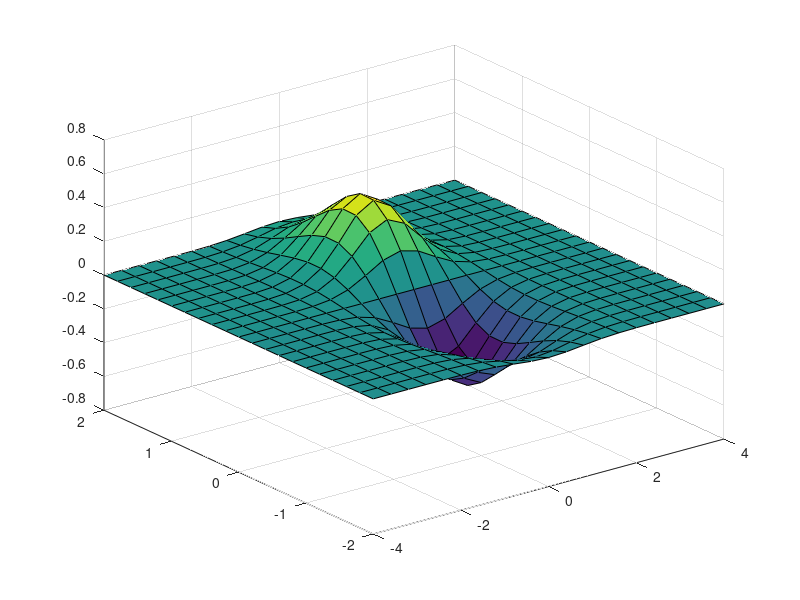

Write the MATLAB code that produced this figure.
%3D Plots

[X,Y]=meshgrid(-4:0.4:4, -2:0.2:2);
Z=Y.*exp(-X.^2-Y.^2);
%mesh(X,Y,Z);
xlabel('X Axis');ylabel('Y Axis');zlabel('Z Axis');
surf(X,Y,Z);